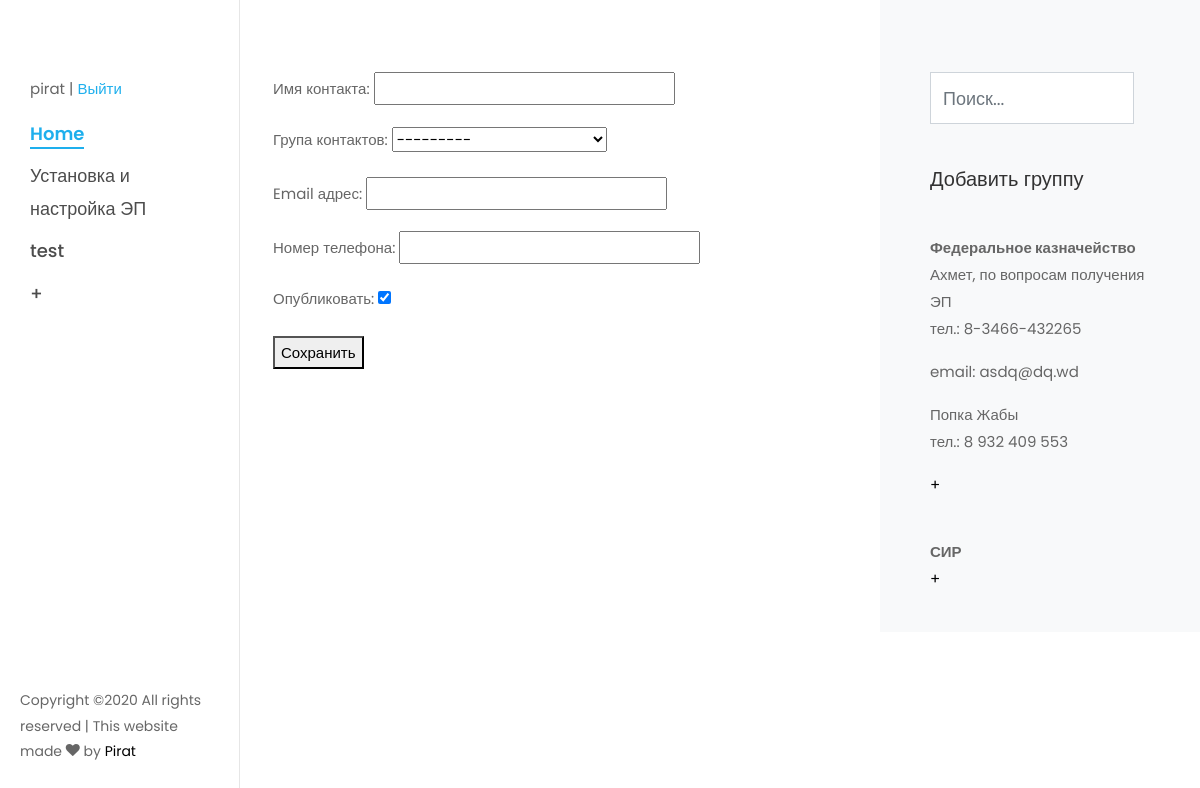
/phone-create/ (signed in), run on the app's committed database.
### wiki/models.py (models this page shows, shortened)
class PostModel(models.Model):
    user = models.ForeignKey(settings.AUTH_USER_MODEL, on_delete=models.SET_NULL, null=True)
    title = models.CharField('Название статьи', max_length=150)
    img = models.ImageField('Логотип', upload_to='images/', default='images/images.jpg')
    slug = models.SlugField('Сылка поста', max_length=150, unique=True)
    description = models.TextField('Описание')
    date_create = models.DateTimeField('Дата создания', auto_now_add=True, blank=True)
    date_update = models.DateTimeField('Дата изменения', auto_now=True, blank=True)
    draft = models.BooleanField('Опубликовать', default=True)
    border = models.BooleanField('Доска', default=False)
    def get_absolute_url(self):
        return reverse('postmodel_detail', kwargs={"slug": self.slug})
    class Meta:
        verbose_name = 'Пост'
        verbose_name_plural = 'Посты'

class GroupModel(models.Model):
    user = models.ForeignKey(settings.AUTH_USER_MODEL, on_delete=models.SET_NULL, null=True)
    name = models.CharField('Название группы', max_length=150)
    date_create = models.DateTimeField('Дата создания', auto_now_add=True, blank=True)
    date_update = models.DateTimeField('Дата изменения', auto_now=True, blank=True)
    draft = models.BooleanField('Опубликовать', default=True)
    def __str__(self):
        return self.name
    class Meta:
        verbose_name = 'Группа'
        verbose_name_plural = 'Группы'

class PhoneModel(models.Model):
    user = models.ForeignKey(settings.AUTH_USER_MODEL, on_delete=models.SET_NULL, null=True)
    name = models.CharField('Имя контакта', max_length=150)
    group = models.ForeignKey(GroupModel, verbose_name='Група контактов', on_delete=models.CASCADE)
    email = models.EmailField('Email адрес', blank=True)
    phone = models.CharField('Номер телефона', max_length=13)
    date_create = models.DateTimeField('Дата создания', auto_now_add=True, blank=True)
    date_update = models.DateTimeField('Дата изменения', auto_now=True, blank=True)
    draft = models.BooleanField('Опубликовать', default=True)
    class Meta:
        verbose_name = 'Контакт'
        verbose_name_plural = 'Контакты'

### wiki/views.py (the view, shortened to what this page needs)
# urls.py: path('phone-create/', views.PhoneCreateView.as_view(), name='phonemodel_create'),
class PhoneCreateView(CreateView, Post, Phone):
    model = PhoneModel
    form_class = PhoneForm
    template_name = 'wiki/postmodel_form.html'
    success_url = reverse_lazy('postmodel_list')

### wiki/forms.py
class PhoneForm(forms.ModelForm):
    class Meta:
        model = PhoneModel
        exclude = ['date_create', 'date_update', 'user']

### wiki/views.py (called while the page is built)
    def get_phone(self):
        return GroupModel.objects.all()

    def get_post(self):
        return PostModel.objects.filter(border=False, draft=True)

### templates/wiki/postmodel_form.html (shortened to what this page needs)
{% extends 'base.html' %}
{% block content %}
    {% load static %}
    <div class="col-lg-8 px-md-5 py-5">
        <div class="row pt-md-4">
            <form method="POST" enctype="multipart/form-data">{% csrf_token %}
                {{ form.as_p }}
                <button type="submit" value="Соранить">Сохранить</button>
            </form>
        </div>
    </div>
{% endblock content %}

### templates/include/mainmenu.html (shortened to what this page needs)
{% load account %}
<nav id="colorlib-main-menu" role="navigation">
    {% if user.is_authenticated %}
        <p> {% user_display user %}
            <span>|</span>
            <a href="#" class="myBtn" data-modal="myModal1"> Выйти</a></p>
        <ul>
            <li class="colorlib-active"><a href="{% url 'postmodel_list' %}">Home</a></li>
            {% for name in view.get_post %}
                <div class="holder">
                    <li><a href="{{ name.get_absolute_url }}">{{ name.title }}</a>
                    </li>
                </div>
            {% endfor %}
            <li><a href="{% url 'postmodel_create' %}">+</a></li>
        </ul>
        </nav>
    {% endif %}

### templates/include/sidebar.html (shortened to what this page needs)
{% if user.is_authenticated %}
    <div class="col-xl-4 sidebar ftco-animate bg-light pt-5">
        <div class="sidebar-box pt-md-4">
            <form action="{% url 'search' %}" method="get" class="d-flex editContent">
                <input type="search" placeholder="Поиск..." name="q" class="form-control" required="">
                <button type="submit" class="btn1 btn">
                </button>
            </form>
        </div>
        <div class="sidebar-box ftco-animate">
            <a href="{% url 'groupmodel_create' %}"><h5 class="sidebar-heading">Добавить группу</h5></a>
        </div>
        {% for group in view.get_phone %}
            <div class="sidebar-box ftco-animate">
                <div class="poster">
                    <strong>{{ group.name }}</strong>
                </div>
                <ul class="categories">
                    {% for phone_number in group.phonemodel_set.all %}
               <div class="poster">
                        <li>{{ phone_number.name }}
                            <p>тел.: {{ phone_number.phone }}</p>
                            {% if phone_number.email != "" %}
                                <p>email: {{ phone_number.email }}</p>
                            {% endif %}
                        </li>
                        </div>
                    {% endfor %}
                    <li><a href="{% url 'phonemodel_create' %}">+</a></li>
                </ul>
            </div>
        {% endfor %}
    </div>
{% endif %}

### data on the page
PostModel: title "Установка и настройка ЭП"
PostModel: title "test"
GroupModel: name "Федеральное казначейство"
GroupModel: draft "☑", name "СИР"
PhoneModel: name "Ахмет, по вопросам получения ЭП", phone "8-3466-432265", email "asdq@dq.wd"
PhoneModel: name "Попка Жабы", phone "8 932 409 553"
